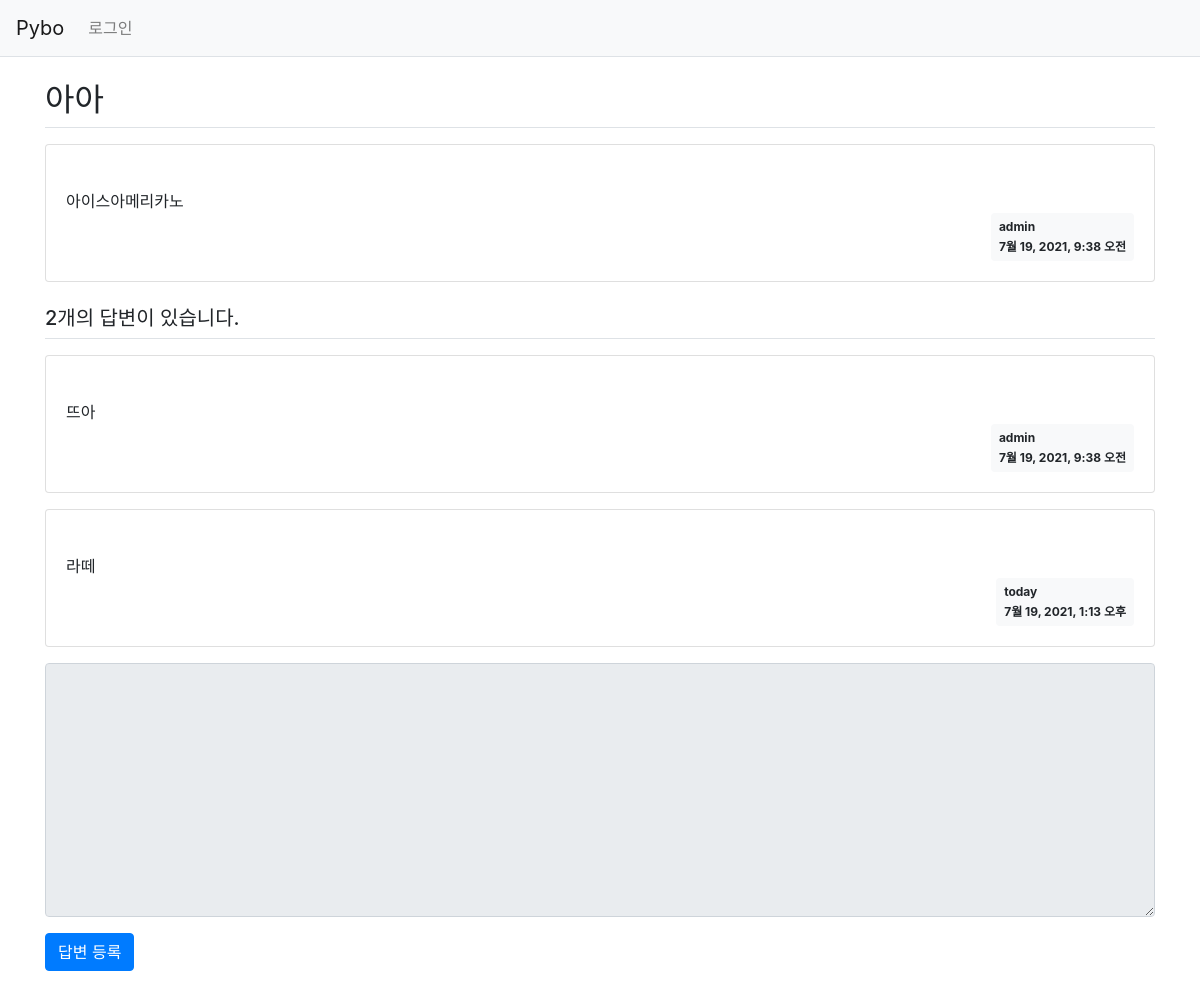
/pybo/7/, run on the app's committed database.
### pybo/models.py (models this page shows, shortened)
class Question(models.Model):
    author = models.ForeignKey(User, on_delete=models.CASCADE)
    subject = models.CharField(max_length=200)
    content = models.TextField()
    create_date = models.DateTimeField()

class Answer(models.Model):
    author = models.ForeignKey(User, on_delete=models.CASCADE)
    question = models.ForeignKey(Question, on_delete=models.CASCADE)
    content = models.TextField()
    create_date = models.DateTimeField()

### pybo/views.py (the view)
# urls.py: path('<int:question_id>/', views.detail, name='detail'),
def detail(request, question_id):
    question = get_object_or_404(Question, pk=question_id)
    context = {'question': question}
    return render(request, 'pybo/question_detail.html', context)

### templates/pybo/question_detail.html (shortened to what this page needs)
{% extends 'base.html' %}
{% block content %}
<div class="container my-3">
  <h2 class="border-bottom py-2">{{ question.subject }}</h2>
  <div class="card my-3">
    <div class="card-body">
      <div class="card-text" style="white-space: pre-line;">
        {{ question.content }}
      </div>
      <div class="d-flex justify-content-end">
        <div class="badge badge-light p-2 text-left">
          <div class="mb-2">{{ question.author.username }}</div>
          <div>{{ question.create_date }}</div>
        </div>
      </div>
    </div>
  </div>
  <h5 class="border-bottom my-3 py-2">
    {{ question.answer_set.count }}개의 답변이 있습니다.
  </h5>
  {% for answer in question.answer_set.all %}
    <div class="card my-3">
      <div class="card-body">
        <div class="card-text" style="white-space: pre-line;">
          {{ answer.content }}
        </div>
        <div class="d-flex justify-content-end">
          <div class="badge badge-light p-2 text-left">
            <div class="mb-2">{{ answer.author.username }}</div>
            <div>{{ answer.create_date }}</div>
          </div>
        </div>
      </div>
     </div>
  {% endfor %}
  <form action="{% url 'pybo:answer_create' question.id %}" method="post">
    <div class="form-group">
      <textarea name="content" id="content" rows="10" class="form-control"
                {% if not user.is_authenticated %}
                    disabled
                {% endif %}></textarea>
    </div>
    <input type="submit" value="답변 등록" class="btn btn-primary">
  </form>
</div>
{% endblock %}

### data on the page
Question: subject "아아", content "아이스아메리카노", author.username "admin", create_date "7월 19, 2021, 9:38 오전", answer_set.count "2"
Answer: content "뜨아", author.username "admin", create_date "7월 19, 2021, 9:38 오전"
Answer: content "라떼", author.username "today", create_date "7월 19, 2021, 1:13 오후"
